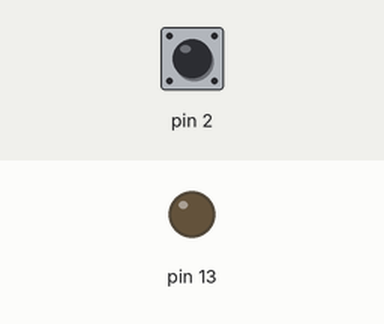
A sketch run on a simulated Arduino Uno, built with avr-gcc and run on an emulated ATmega328P. Parts: output pins drawn as LEDs (lit = HIGH). Dashed ring = blinking. The test bench sets the inputs (shaded band); at power-on: pin 2 HIGH.

Above: at 1.2 s.
1.3 s: pin 2 pulled LOW for 3.2 s
At 1.8 s:
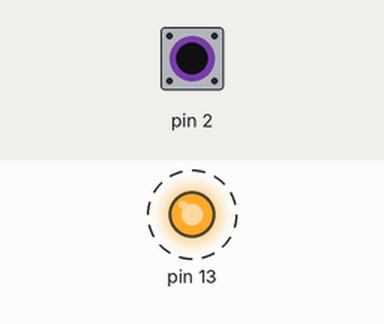
Timing chart, 0 to 6.3 s (numbered marks = the images above; inputs shaded):
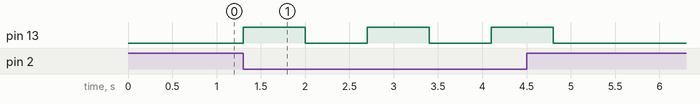

The sketch:

Function_.ino
```cpp
void setup() {

  }


void loop() {
  if(but(2)) {
    led(13, 1);
    delay(700);
    led(13, 0);
    delay(700);
  }

}


void led(int pin, int state) {
  pinMode(pin, OUTPUT);
  if (state) {
    digitalWrite(pin, 1);
  }
  if (!state) {
    digitalWrite(pin, 0);
  }
}

bool but(int pin) {
  pinMode(pin, INPUT_PULLUP);
  if (digitalRead(pin) == 0) {
return true;
  }
    if (digitalRead(pin) == 1) {
return false;
  }
}
```

Measured:
- after the input at 1.3 s, pin 13: alternates HIGH for 0.70 s and LOW for 0.70 s, 6 changes in all, then stays LOW, starting at once
